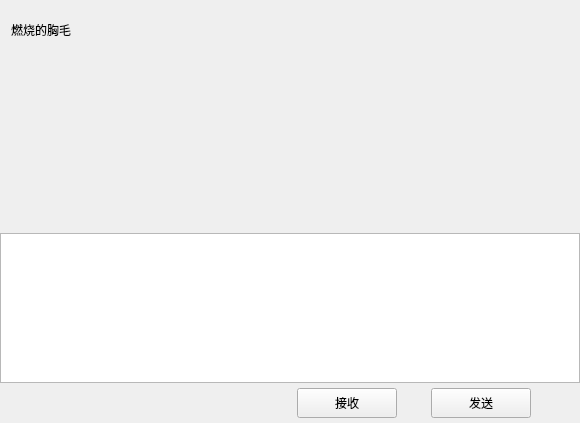
<?xml version="1.0" encoding="UTF-8"?>
<ui version="4.0">
 <class>ChatPage</class>
 <widget class="QWidget" name="ChatPage">
  <property name="geometry">
   <rect>
    <x>0</x>
    <y>0</y>
    <width>580</width>
    <height>423</height>
   </rect>
  </property>
  <property name="windowTitle">
   <string>Form</string>
  </property>
  <layout class="QVBoxLayout" name="verticalLayout">
   <property name="spacing">
    <number>0</number>
   </property>
   <property name="leftMargin">
    <number>0</number>
   </property>
   <property name="topMargin">
    <number>0</number>
   </property>
   <property name="rightMargin">
    <number>0</number>
   </property>
   <property name="bottomMargin">
    <number>0</number>
   </property>
   <item>
    <widget class="QWidget" name="chat_data_wid" native="true">
     <layout class="QVBoxLayout" name="verticalLayout_4">
      <property name="spacing">
       <number>0</number>
      </property>
      <property name="leftMargin">
       <number>0</number>
      </property>
      <property name="topMargin">
       <number>0</number>
      </property>
      <property name="rightMargin">
       <number>0</number>
      </property>
      <property name="bottomMargin">
       <number>0</number>
      </property>
      <item>
       <widget class="QWidget" name="titile_wid" native="true">
        <property name="minimumSize">
         <size>
          <width>0</width>
          <height>60</height>
         </size>
        </property>
        <property name="maximumSize">
         <size>
          <width>16777215</width>
          <height>60</height>
         </size>
        </property>
        <layout class="QVBoxLayout" name="verticalLayout_5">
         <property name="topMargin">
          <number>2</number>
         </property>
         <property name="rightMargin">
          <number>2</number>
         </property>
         <property name="bottomMargin">
          <number>2</number>
         </property>
         <item>
          <widget class="QWidget" name="widget_2" native="true">
           <layout class="QHBoxLayout" name="horizontalLayout_3">
            <property name="leftMargin">
             <number>2</number>
            </property>
            <property name="topMargin">
             <number>2</number>
            </property>
            <property name="rightMargin">
             <number>2</number>
            </property>
            <property name="bottomMargin">
             <number>2</number>
            </property>
            <item>
             <widget class="QLabel" name="title_lb">
              <property name="text">
               <string>燃烧的胸毛</string>
              </property>
             </widget>
            </item>
           </layout>
          </widget>
         </item>
        </layout>
       </widget>
      </item>
      <item>
       <widget class="ChatView" name="chat_data_list" native="true"/>
      </item>
      <item>
       <widget class="QWidget" name="tool_wid" native="true">
        <property name="minimumSize">
         <size>
          <width>0</width>
          <height>40</height>
         </size>
        </property>
        <property name="maximumSize">
         <size>
          <width>16777215</width>
          <height>40</height>
         </size>
        </property>
        <property name="baseSize">
         <size>
          <width>0</width>
          <height>0</height>
         </size>
        </property>
        <layout class="QHBoxLayout" name="horizontalLayout_4">
         <property name="spacing">
          <number>7</number>
         </property>
         <property name="leftMargin">
          <number>2</number>
         </property>
         <property name="topMargin">
          <number>2</number>
         </property>
         <property name="rightMargin">
          <number>2</number>
         </property>
         <property name="bottomMargin">
          <number>2</number>
         </property>
         <item>
          <spacer name="horizontalSpacer_2">
           <property name="orientation">
            <enum>Qt::Horizontal</enum>
           </property>
           <property name="sizeType">
            <enum>QSizePolicy::Fixed</enum>
           </property>
           <property name="sizeHint" stdset="0">
            <size>
             <width>5</width>
             <height>20</height>
            </size>
           </property>
          </spacer>
         </item>
         <item>
          <widget class="ClickedLabel" name="emo_lb">
           <property name="minimumSize">
            <size>
             <width>25</width>
             <height>25</height>
            </size>
           </property>
           <property name="maximumSize">
            <size>
             <width>25</width>
             <height>25</height>
            </size>
           </property>
           <property name="text">
            <string/>
           </property>
          </widget>
         </item>
         <item>
          <spacer name="horizontalSpacer_3">
           <property name="orientation">
            <enum>Qt::Horizontal</enum>
           </property>
           <property name="sizeType">
            <enum>QSizePolicy::Fixed</enum>
           </property>
           <property name="sizeHint" stdset="0">
            <size>
             <width>5</width>
             <height>20</height>
            </size>
           </property>
          </spacer>
         </item>
         <item>
          <widget class="ClickedLabel" name="file_lb">
           <property name="minimumSize">
            <size>
             <width>25</width>
             <height>25</height>
            </size>
           </property>
           <property name="maximumSize">
            <size>
             <width>25</width>
             <height>25</height>
            </size>
           </property>
           <property name="text">
            <string/>
           </property>
          </widget>
         </item>
         <item>
          <spacer name="horizontalSpacer_4">
           <property name="orientation">
            <enum>Qt::Horizontal</enum>
           </property>
           <property name="sizeHint" stdset="0">
            <size>
             <width>40</width>
             <height>20</height>
            </size>
           </property>
          </spacer>
         </item>
        </layout>
       </widget>
      </item>
      <item>
       <widget class="MessageTextEdit" name="chatEdit">
        <property name="minimumSize">
         <size>
          <width>0</width>
          <height>150</height>
         </size>
        </property>
        <property name="maximumSize">
         <size>
          <width>16777215</width>
          <height>150</height>
         </size>
        </property>
       </widget>
      </item>
      <item>
       <widget class="QWidget" name="send_wid" native="true">
        <property name="minimumSize">
         <size>
          <width>0</width>
          <height>40</height>
         </size>
        </property>
        <property name="maximumSize">
         <size>
          <width>16777215</width>
          <height>40</height>
         </size>
        </property>
        <layout class="QHBoxLayout" name="horizontalLayout_5">
         <property name="topMargin">
          <number>2</number>
         </property>
         <property name="bottomMargin">
          <number>2</number>
         </property>
         <item>
          <spacer name="horizontalSpacer_5">
           <property name="orientation">
            <enum>Qt::Horizontal</enum>
           </property>
           <property name="sizeHint" stdset="0">
            <size>
             <width>38</width>
             <height>20</height>
            </size>
           </property>
          </spacer>
         </item>
         <item>
          <widget class="ClickedBtn" name="receive_btn">
           <property name="minimumSize">
            <size>
             <width>100</width>
             <height>30</height>
            </size>
           </property>
           <property name="maximumSize">
            <size>
             <width>100</width>
             <height>30</height>
            </size>
           </property>
           <property name="text">
            <string>接收</string>
           </property>
          </widget>
         </item>
         <item>
          <spacer name="horizontalSpacer_6">
           <property name="orientation">
            <enum>Qt::Horizontal</enum>
           </property>
           <property name="sizeType">
            <enum>QSizePolicy::Fixed</enum>
           </property>
           <property name="sizeHint" stdset="0">
            <size>
             <width>28</width>
             <height>10</height>
            </size>
           </property>
          </spacer>
         </item>
         <item>
          <widget class="ClickedBtn" name="send_btn">
           <property name="minimumSize">
            <size>
             <width>100</width>
             <height>30</height>
            </size>
           </property>
           <property name="maximumSize">
            <size>
             <width>100</width>
             <height>30</height>
            </size>
           </property>
           <property name="text">
            <string>发送</string>
           </property>
          </widget>
         </item>
         <item>
          <spacer name="horizontalSpacer_7">
           <property name="orientation">
            <enum>Qt::Horizontal</enum>
           </property>
           <property name="sizeType">
            <enum>QSizePolicy::Fixed</enum>
           </property>
           <property name="sizeHint" stdset="0">
            <size>
             <width>40</width>
             <height>20</height>
            </size>
           </property>
          </spacer>
         </item>
        </layout>
       </widget>
      </item>
     </layout>
    </widget>
   </item>
  </layout>
 </widget>
 <customwidgets>
  <customwidget>
   <class>ClickedBtn</class>
   <extends>QPushButton</extends>
   <header location="global">clickedbtn.h</header>
  </customwidget>
  <customwidget>
   <class>ClickedLabel</class>
   <extends>QLabel</extends>
   <header location="global">clickedlabel.h</header>
  </customwidget>
  <customwidget>
   <class>ChatView</class>
   <extends>QWidget</extends>
   <header>chatview.h</header>
   <container>1</container>
  </customwidget>
  <customwidget>
   <class>MessageTextEdit</class>
   <extends>QTextEdit</extends>
   <header>messagetextedit.h</header>
  </customwidget>
 </customwidgets>
 <resources/>
 <connections/>
</ui>
